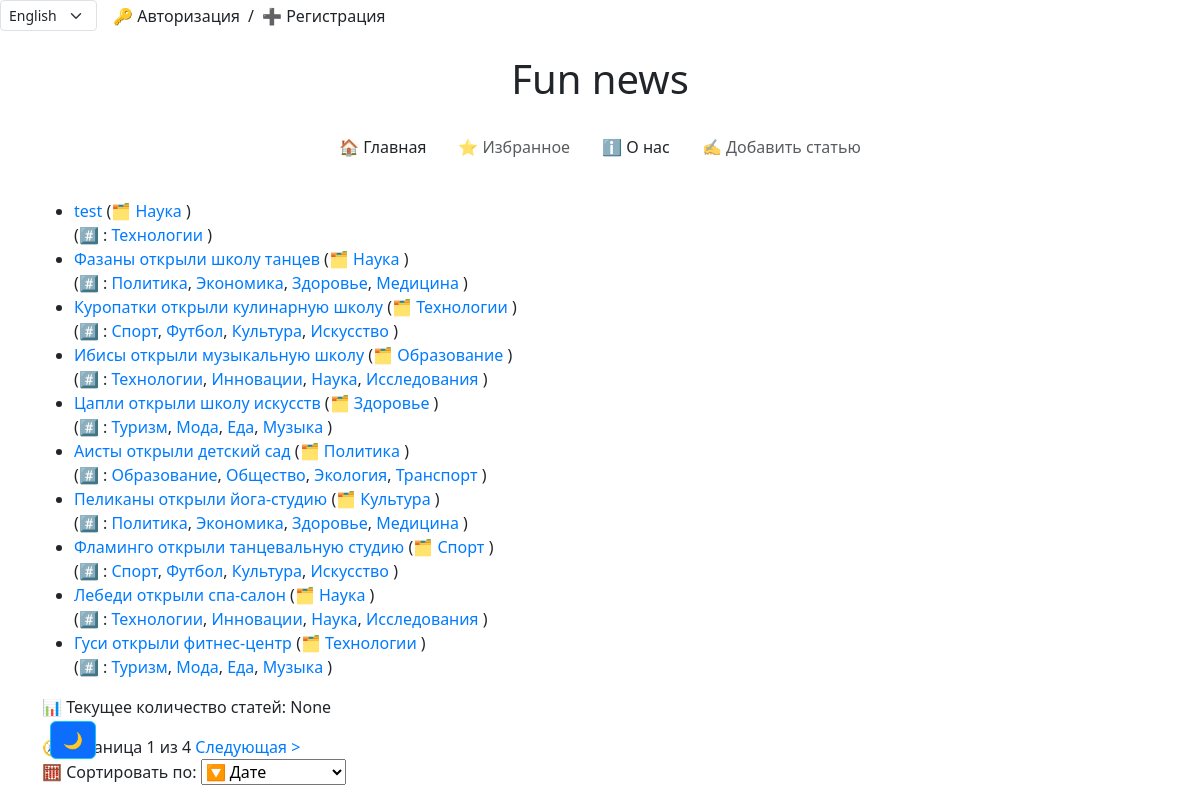
/profiles/user_articles/, run on the app's committed database.
### news/models.py (models this page shows, shortened)
class Article(models.Model):
    title = models.CharField(max_length=255, verbose_name='Заголовок')
    content = models.TextField(verbose_name='Содержание')
    publication_date = models.DateTimeField(default=timezone.now, verbose_name='Дата публикации')
    views = models.IntegerField(default=0, verbose_name='Просмотры')
    category = models.ForeignKey("Category", on_delete=models.CASCADE, verbose_name='Категория', blank=True,
                              null=True)
    tags = models.ManyToManyField("Tag", related_name='articles', verbose_name='Теги', blank=True)
    likes_count = models.IntegerField(default=0)
    favourites_count = models.IntegerField(default=0)
    is_active = models.BooleanField(default=True,  verbose_name='Теги')
    slug = models.SlugField(blank=True, null=True, unique=True)
    image = models.ImageField(upload_to='articles/%Y/%m/%d/',
                              validators=[FileExtensionValidator(['jpg', 'jpeg', 'png', 'jpeg'])],
                              blank=True,
                              null=True)
    author = models.ForeignKey(get_user_model(), on_delete=models.SET_NULL, null=True,
                               default=None, verbose_name='Author')
    class Meta:
        verbose_name = 'Статья'
        verbose_name_plural = 'Статьи'
        ordering = ['-publication_date']
        permissions = [
        ('publish_article', 'Publish Article'),
            ('make_active', 'Make Active'),
        ]

class Category(models.Model):
    name = models.CharField(max_length=255, unique=True)
    class Meta:
        verbose_name = 'Категория'  # единственное число для отображения в админке
        verbose_name_plural = 'Категории'  # мн. число для отображения в админке

class Tag(models.Model):
    name = models.CharField(max_length=255, unique=True)
    class Meta:
        verbose_name = 'Тег'  # единственное число для отображения в админке
        verbose_name_plural = 'Теги'  # мн. число для отображения в админке

### profiles/views.py (the view)
# urls.py: path('user_articles/', user_articles, name='user_articles'),
def user_articles(request):
    username = request.user.username
    all_tags = Tag.objects.all()
    all_categories = Category.objects.all()
    user_articles = Article.objects.filter(author_id=request.user.id)
    news_list = Article.objects.filter(is_active=True, author_id=request.user.id)
    paginator = Paginator(news_list, 10)  # 10 статей на страницу
    page_number = request.GET.get('page')
    page_obj = paginator.get_page(page_number)
    context = {
        'username': username,
        'all_tags': all_tags,
        'all_categories': all_categories,
        'user_articles': user_articles,
        'page_obj': page_obj,
    }
    return render(request, 'news/catalog.html', context=context)

### news/context_processors.py (called while the page is built)
def global_settings(request):
    if cache.get('favourite_count') is None:
        cache.set('favourite_count', Favourite.objects.count(), 60 * 15)
    if cache.get('like_count') is None:
        cache.set('like_count', Like.objects.count(), 60 * 15)
    if cache.get('articles_count') is None:
        cache.set('articles_count', Article.objects.count(), 60 * 15)
    if cache.get('all_tags_count') is None:
        cache.set('all_tags_count', Tag.objects.count(), 60 * 15)
    if cache.get('all_categories_count') is None:
        cache.set('all_categories_count', Category.objects.count(), 60 * 15)
    return {
        'favourites_count': cache.get('favourite_count'),
        'likes_count': cache.get('like_count'),
        'articles_count': cache.get('articles_count'),
    }

### news/templates/news/catalog.html (shortened to what this page needs)
{% extends 'news/base.html' %}
{% load i18n %}
    {% block content %}
    <section class="news">
        {% if page_obj %}
            <ul>
                {% for item in page_obj %}
                    <li>
                        <a href="{% url 'news:article_detail' slug=item.slug %}">{{ item.title }}</a>
                        {% if item.category %}
                            <span class="category">
                                ({% trans '🗂️' %}
                                <a href="{% url 'news:news_by_category' item.category.name %}">
                                    {{ item.category.name }}
                                </a>)
                            </span>
                        {% endif %}
                        <br>
                        {% if item.tags.all %}
                            <span class="tags">
                                ({% trans '#️⃣ :' %}
                                {% for tag in item.tags.all %}
                                    <a href="{% url 'news:news_by_tag' tag.name %}">{{ tag.name }}</a>{% if not forloop.last %}, {% endif %}
                                {% endfor %}
                                )
                            </span>
                        {% endif %}
                    </li>
                {% endfor %}
            </ul>
            <p>{% trans '📊 Текущее количество статей:' %} {{ articles_count }}</p>
        {% else %}
            <p>{% trans 'Нет новостей для отображения.' %} </p>
        {% endif %}
        <div class="pagination">
            <span class="step-links">
                <span class="current-page">
                    {% trans '🧭 Страница' %} {{ page_obj.number }} из {{ page_obj.paginator.num_pages }}
                </span>
                {% if page_obj.has_next %}
                    <a href="?page={{ page_obj.next_page_number }}">{% trans 'Следующая'%} > </a>
                {% endif %}
            </span>
        </div>
        <form method="get" class="mb-4">
        <label for="sort">{% trans '🧮 Сортировать по:' %} </label>
        <select name="sort" id="sort" onchange="this.form.submit()">
        <option value="date" {% if sort == "date" %}selected{% endif %}>{% trans '🔽 Дате' %} </option>
        </select>
        </form>
    </section>
    {% endblock %}

### static/css/style.css (style rules this page uses)
a { color: #007bff; text-decoration: none; }

### data on the page
Article: title "test", category.name "Наука"
Tag: name "Технологии"
Article: title "Фазаны открыли школу танцев", category.name "Наука"
Tag: name "Политика"
Tag: name "Экономика"
Tag: name "Здоровье"
Tag: name "Медицина"
Article: title "Куропатки открыли кулинарную школу", category.name "Технологии"
Tag: name "Спорт"
Tag: name "Футбол"
Tag: name "Культура"
Tag: name "Искусство"
Article: title "Ибисы открыли музыкальную школу", category.name "Образование"
Tag: name "Инновации"
Tag: name "Наука"
Tag: name "Исследования"
Article: title "Цапли открыли школу искусств", category.name "Здоровье"
Tag: name "Туризм"
Tag: name "Мода"
Tag: name "Еда"
Tag: name "Музыка"
Article: title "Аисты открыли детский сад", category.name "Политика"
Tag: name "Образование"
Tag: name "Общество"
Tag: name "Экология"
Tag: name "Транспорт"
Article: title "Пеликаны открыли йога-студию", category.name "Культура"
Article: title "Фламинго открыли танцевальную студию", category.name "Спорт"
Article: title "Лебеди открыли спа-салон", category.name "Наука"
Article: title "Гуси открыли фитнес-центр", category.name "Технологии"

### other printed values
{{ articles_count }} "None"
{{ page_obj.number }} "1"
{{ page_obj.paginator.num_pages }} "4"
form field language "English"
